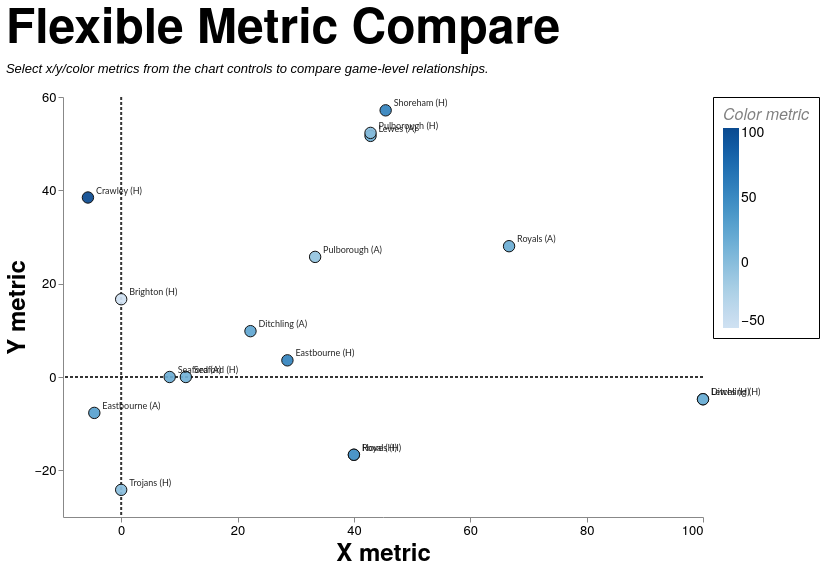

Specify this chart in Vega-Lite:
### Vega-Lite specification from a JSON file in a GitHub repository (floating-point values rounded to 4 significant figures; data arrays with more than 128 entries replaced by an {"elided": "..."} marker saying what was removed)
{"config": {"axis": {"labelFont": "PT Sans Narrow, Helvetica Neue, Helvetica, Arial, sans-serif", "titleFont": "PT Sans Narrow, Helvetica Neue, Helvetica, Arial, sans-serif", "labelFontSize": 13, "titleFontSize": 24, "gridColor": "#202947", "gridOpacity": 0.2, "zindex": 1}, "text": {"font": "Lato, sans-serif"}, "bar": {"cornerRadiusEnd": 5}, "header": {"labelFont": "PT Sans Narrow, Helvetica Neue, Helvetica, Arial, sans-serif", "titleFont": "PT Sans Narrow, Helvetica Neue, Helvetica, Arial, sans-serif", "labelFontSize": 24, "titleFontSize": 28, "labelFontWeight": "bold", "orient": "left"}, "legend": {"labelFont": "PT Sans Narrow, Helvetica Neue, Helvetica, Arial, sans-serif", "titleFont": "PT Sans Narrow, Helvetica Neue, Helvetica, Arial, sans-serif", "labelFontSize": 14, "titleFontSize": 16, "titlePadding": 5, "fillColor": "white", "strokeColor": "black", "padding": 10, "titleFontWeight": "lighter", "titleFontStyle": "italic", "titleColor": "gray", "offset": 10}, "title": {"font": "PT Sans Narrow, Helvetica Neue, Helvetica, Arial, sans-serif", "fontSize": 48, "fontWeight": "bold", "anchor": "start", "align": "center", "titlePadding": 20, "subtitlePadding": 10, "subtitleFontSize": 13, "subtitleColor": "", "subtitleFontStyle": "italic", "offset": 15, "color": "black"}, "axisX": {"labelAngle": 0}, "facet": {"title": null, "header": null, "align": {"row": "each", "column": "each"}, "spacing": 10}, "resolve": {"scale": {"y": "independent", "facet": "independent"}}, "background": "transparent", "scale": {"offsetBandPaddingOuter": 0.2, "offsetBandPaddingInner": 0.1}, "view": {"stroke": null, "background": "transparent"}}, "layer": [{"data": {"name": "data-d285a7403ed98ae579761d64a864032b"}, "mark": {"type": "rule", "color": "#111111", "opacity": 0.85, "strokeDash": [3, 2], "strokeWidth": 2.0}, "encoding": {"x": {"field": "x", "type": "quantitative"}}}, {"data": {"name": "data-a0a55d106695e8d630baff0f16eee66d"}, "mark": {"type": "rule", "color": "#111111", "opacity": 0.85, "strokeDash": [3, 2], "strokeWidth": 2.0}, "encoding": {"y": {"field": "y", "type": "quantitative"}}}, {"data": {"name": "data-bc9c5a80c9d1460b27782645796c42f1"}, "mark": {"type": "circle", "fillOpacity": 0.92, "size": 130, "stroke": "#111111", "strokeWidth": 1.0}, "encoding": {"color": {"field": "color_value", "legend": {"format": ".0f"}, "scale": {"scheme": "blues"}, "title": "Color metric", "type": "quantitative"}, "tooltip": [{"field": "fixture_label", "title": "Fixture", "type": "nominal"}, {"field": "date", "title": "Date", "type": "temporal"}, {"field": "scoreline", "title": "Score", "type": "nominal"}, {"field": "result", "title": "Result", "type": "nominal"}, {"field": "x_label", "title": "X Metric", "type": "nominal"}, {"field": "x_value", "format": ".2f", "title": "X Value", "type": "quantitative"}, {"field": "y_label", "title": "Y Metric", "type": "nominal"}, {"field": "y_value", "format": ".2f", "title": "Y Value", "type": "quantitative"}, {"field": "color_label", "title": "Color Metric", "type": "nominal"}, {"field": "color_value", "format": ".2f", "title": "Color Value", "type": "quantitative"}], "x": {"axis": {"grid": false, "tickCount": 6}, "field": "x_value", "title": "X metric", "type": "quantitative"}, "y": {"axis": {"grid": false, "tickCount": 6}, "field": "y_value", "title": "Y metric", "type": "quantitative"}}, "transform": [{"filter": "datum.squad == mcSquad && datum.season == mcSeason && (mcGameType == 'All' || (mcGameType == 'League + Cup' && (datum.game_type == 'League' || datum.game_type == 'Cup')) || (mcGameType == 'League only' && datum.game_type == 'League') || datum.game_type == mcGameType)"}, {"calculate": "datum[mcXField]", "as": "x_value"}, {"calculate": "datum[mcYField]", "as": "y_value"}, {"calculate": "datum[mcColorField]", "as": "color_value"}, {"calculate": "{'points_difference':'Points Difference','total_match_points':'Total Match Points','egrfc_lineouts_taken':'Lineouts Taken (EGRFC)','opposition_lineouts_taken':'Lineouts Taken (Opposition)','lineouts_taken_diff':'Lineouts Taken Diff','egrfc_lineouts_won':'Lineouts Won (EGRFC)','opposition_lineouts_won':'Lineouts Won (Opposition)','lineouts_won_diff':'Lineouts Won Diff','egrfc_scrums_taken':'Scrums Taken (EGRFC)','opposition_scrums_taken':'Scrums Taken (Opposition)','scrums_taken_diff':'Scrums Taken Diff','egrfc_scrums_won':'Scrums Won (EGRFC)','opposition_scrums_won':'Scrums Won (Opposition)','scrums_won_diff':'Scrums Won Diff','lineout_success_pct_egrfc':'Lineout Success % (EGRFC)','lineout_success_pct_opp':'Lineout Success % (Opposition)','lineout_success_diff_pct':'Lineout Success Diff (pp)','scrum_success_pct_egrfc':'Scrum Success % (EGRFC)','scrum_success_pct_opp':'Scrum Success % (Opposition)','scrum_success_diff_pct':'Scrum Success Diff (pp)','egrfc_entries_22m':'22m Entries (EGRFC)','opposition_entries_22m':'22m Entries (Opposition)','entries_22m_diff':'22m Entries Diff','egrfc_points_per_entry':'Points per Entry (EGRFC)','opposition_points_per_entry':'Points per Entry (Opposition)','points_per_entry_diff':'Points per Entry Diff','retained_total':'Retained Starters (Total)','retained_forwards':'Retained Starters (Forwards)','retained_backs':'Retained Starters (Backs)','avg_squad_club_apps':'Average Club Apps','avg_squad_first_xv_apps':'Average 1st XV Apps'}[mcXField]", "as": "x_label"}, {"calculate": "{'points_difference':'Points Difference','total_match_points':'Total Match Points','egrfc_lineouts_taken':'Lineouts Taken (EGRFC)','opposition_lineouts_taken':'Lineouts Taken (Opposition)','lineouts_taken_diff':'Lineouts Taken Diff','egrfc_lineouts_won':'Lineouts Won (EGRFC)','opposition_lineouts_won':'Lineouts Won (Opposition)','lineouts_won_diff':'Lineouts Won Diff','egrfc_scrums_taken':'Scrums Taken (EGRFC)','opposition_scrums_taken':'Scrums Taken (Opposition)','scrums_taken_diff':'Scrums Taken Diff','egrfc_scrums_won':'Scrums Won (EGRFC)','opposition_scrums_won':'Scrums Won (Opposition)','scrums_won_diff':'Scrums Won Diff','lineout_success_pct_egrfc':'Lineout Success % (EGRFC)','lineout_success_pct_opp':'Lineout Success % (Opposition)','lineout_success_diff_pct':'Lineout Success Diff (pp)','scrum_success_pct_egrfc':'Scrum Success % (EGRFC)','scrum_success_pct_opp':'Scrum Success % (Opposition)','scrum_success_diff_pct':'Scrum Success Diff (pp)','egrfc_entries_22m':'22m Entries (EGRFC)','opposition_entries_22m':'22m Entries (Opposition)','entries_22m_diff':'22m Entries Diff','egrfc_points_per_entry':'Points per Entry (EGRFC)','opposition_points_per_entry':'Points per Entry (Opposition)','points_per_entry_diff':'Points per Entry Diff','retained_total':'Retained Starters (Total)','retained_forwards':'Retained Starters (Forwards)','retained_backs':'Retained Starters (Backs)','avg_squad_club_apps':'Average Club Apps','avg_squad_first_xv_apps':'Average 1st XV Apps'}[mcYField]", "as": "y_label"}, {"calculate": "{'points_difference':'Points Difference','total_match_points':'Total Match Points','egrfc_lineouts_taken':'Lineouts Taken (EGRFC)','opposition_lineouts_taken':'Lineouts Taken (Opposition)','lineouts_taken_diff':'Lineouts Taken Diff','egrfc_lineouts_won':'Lineouts Won (EGRFC)','opposition_lineouts_won':'Lineouts Won (Opposition)','lineouts_won_diff':'Lineouts Won Diff','egrfc_scrums_taken':'Scrums Taken (EGRFC)','opposition_scrums_taken':'Scrums Taken (Opposition)','scrums_taken_diff':'Scrums Taken Diff','egrfc_scrums_won':'Scrums Won (EGRFC)','opposition_scrums_won':'Scrums Won (Opposition)','scrums_won_diff':'Scrums Won Diff','lineout_success_pct_egrfc':'Lineout Success % (EGRFC)','lineout_success_pct_opp':'Lineout Success % (Opposition)','lineout_success_diff_pct':'Lineout Success Diff (pp)','scrum_success_pct_egrfc':'Scrum Success % (EGRFC)','scrum_success_pct_opp':'Scrum Success % (Opposition)','scrum_success_diff_pct':'Scrum Success Diff (pp)','egrfc_entries_22m':'22m Entries (EGRFC)','opposition_entries_22m':'22m Entries (Opposition)','entries_22m_diff':'22m Entries Diff','egrfc_points_per_entry':'Points per Entry (EGRFC)','opposition_points_per_entry':'Points per Entry (Opposition)','points_per_entry_diff':'Points per Entry Diff','retained_total':'Retained Starters (Total)','retained_forwards':'Retained Starters (Forwards)','retained_backs':'Retained Starters (Backs)','avg_squad_club_apps':'Average Club Apps','avg_squad_first_xv_apps':'Average 1st XV Apps'}[mcColorField]", "as": "color_label"}, {"filter": "isValid(datum.x_value) && isValid(datum.y_value) && isValid(datum.color_value)"}]}, {"data": {"name": "data-bc9c5a80c9d1460b27782645796c42f1"}, "mark": {"type": "text", "align": "left", "baseline": "middle", "dx": 8, "dy": -7, "fontSize": 9}, "encoding": {"opacity": {"condition": {"param": "mcShowLabels", "value": 0.85}, "value": 0}, "text": {"field": "fixture_label", "type": "nominal"}, "x": {"field": "x_value", "type": "quantitative"}, "y": {"field": "y_value", "type": "quantitative"}}, "transform": [{"filter": "datum.squad == mcSquad && datum.season == mcSeason && (mcGameType == 'All' || (mcGameType == 'League + Cup' && (datum.game_type == 'League' || datum.game_type == 'Cup')) || (mcGameType == 'League only' && datum.game_type == 'League') || datum.game_type == mcGameType)"}, {"calculate": "datum[mcXField]", "as": "x_value"}, {"calculate": "datum[mcYField]", "as": "y_value"}, {"calculate": "datum[mcColorField]", "as": "color_value"}, {"calculate": "{'points_difference':'Points Difference','total_match_points':'Total Match Points','egrfc_lineouts_taken':'Lineouts Taken (EGRFC)','opposition_lineouts_taken':'Lineouts Taken (Opposition)','lineouts_taken_diff':'Lineouts Taken Diff','egrfc_lineouts_won':'Lineouts Won (EGRFC)','opposition_lineouts_won':'Lineouts Won (Opposition)','lineouts_won_diff':'Lineouts Won Diff','egrfc_scrums_taken':'Scrums Taken (EGRFC)','opposition_scrums_taken':'Scrums Taken (Opposition)','scrums_taken_diff':'Scrums Taken Diff','egrfc_scrums_won':'Scrums Won (EGRFC)','opposition_scrums_won':'Scrums Won (Opposition)','scrums_won_diff':'Scrums Won Diff','lineout_success_pct_egrfc':'Lineout Success % (EGRFC)','lineout_success_pct_opp':'Lineout Success % (Opposition)','lineout_success_diff_pct':'Lineout Success Diff (pp)','scrum_success_pct_egrfc':'Scrum Success % (EGRFC)','scrum_success_pct_opp':'Scrum Success % (Opposition)','scrum_success_diff_pct':'Scrum Success Diff (pp)','egrfc_entries_22m':'22m Entries (EGRFC)','opposition_entries_22m':'22m Entries (Opposition)','entries_22m_diff':'22m Entries Diff','egrfc_points_per_entry':'Points per Entry (EGRFC)','opposition_points_per_entry':'Points per Entry (Opposition)','points_per_entry_diff':'Points per Entry Diff','retained_total':'Retained Starters (Total)','retained_forwards':'Retained Starters (Forwards)','retained_backs':'Retained Starters (Backs)','avg_squad_club_apps':'Average Club Apps','avg_squad_first_xv_apps':'Average 1st XV Apps'}[mcXField]", "as": "x_label"}, {"calculate": "{'points_difference':'Points Difference','total_match_points':'Total Match Points','egrfc_lineouts_taken':'Lineouts Taken (EGRFC)','opposition_lineouts_taken':'Lineouts Taken (Opposition)','lineouts_taken_diff':'Lineouts Taken Diff','egrfc_lineouts_won':'Lineouts Won (EGRFC)','opposition_lineouts_won':'Lineouts Won (Opposition)','lineouts_won_diff':'Lineouts Won Diff','egrfc_scrums_taken':'Scrums Taken (EGRFC)','opposition_scrums_taken':'Scrums Taken (Opposition)','scrums_taken_diff':'Scrums Taken Diff','egrfc_scrums_won':'Scrums Won (EGRFC)','opposition_scrums_won':'Scrums Won (Opposition)','scrums_won_diff':'Scrums Won Diff','lineout_success_pct_egrfc':'Lineout Success % (EGRFC)','lineout_success_pct_opp':'Lineout Success % (Opposition)','lineout_success_diff_pct':'Lineout Success Diff (pp)','scrum_success_pct_egrfc':'Scrum Success % (EGRFC)','scrum_success_pct_opp':'Scrum Success % (Opposition)','scrum_success_diff_pct':'Scrum Success Diff (pp)','egrfc_entries_22m':'22m Entries (EGRFC)','opposition_entries_22m':'22m Entries (Opposition)','entries_22m_diff':'22m Entries Diff','egrfc_points_per_entry':'Points per Entry (EGRFC)','opposition_points_per_entry':'Points per Entry (Opposition)','points_per_entry_diff':'Points per Entry Diff','retained_total':'Retained Starters (Total)','retained_forwards':'Retained Starters (Forwards)','retained_backs':'Retained Starters (Backs)','avg_squad_club_apps':'Average Club Apps','avg_squad_first_xv_apps':'Average 1st XV Apps'}[mcYField]", "as": "y_label"}, {"calculate": "{'points_difference':'Points Difference','total_match_points':'Total Match Points','egrfc_lineouts_taken':'Lineouts Taken (EGRFC)','opposition_lineouts_taken':'Lineouts Taken (Opposition)','lineouts_taken_diff':'Lineouts Taken Diff','egrfc_lineouts_won':'Lineouts Won (EGRFC)','opposition_lineouts_won':'Lineouts Won (Opposition)','lineouts_won_diff':'Lineouts Won Diff','egrfc_scrums_taken':'Scrums Taken (EGRFC)','opposition_scrums_taken':'Scrums Taken (Opposition)','scrums_taken_diff':'Scrums Taken Diff','egrfc_scrums_won':'Scrums Won (EGRFC)','opposition_scrums_won':'Scrums Won (Opposition)','scrums_won_diff':'Scrums Won Diff','lineout_success_pct_egrfc':'Lineout Success % (EGRFC)','lineout_success_pct_opp':'Lineout Success % (Opposition)','lineout_success_diff_pct':'Lineout Success Diff (pp)','scrum_success_pct_egrfc':'Scrum Success % (EGRFC)','scrum_success_pct_opp':'Scrum Success % (Opposition)','scrum_success_diff_pct':'Scrum Success Diff (pp)','egrfc_entries_22m':'22m Entries (EGRFC)','opposition_entries_22m':'22m Entries (Opposition)','entries_22m_diff':'22m Entries Diff','egrfc_points_per_entry':'Points per Entry (EGRFC)','opposition_points_per_entry':'Points per Entry (Opposition)','points_per_entry_diff':'Points per Entry Diff','retained_total':'Retained Starters (Total)','retained_forwards':'Retained Starters (Forwards)','retained_backs':'Retained Starters (Backs)','avg_squad_club_apps':'Average Club Apps','avg_squad_first_xv_apps':'Average 1st XV Apps'}[mcColorField]", "as": "color_label"}, {"filter": "isValid(datum.x_value) && isValid(datum.y_value) && isValid(datum.color_value)"}]}], "height": 420, "params": [{"name": "mcSquad", "value": "1st"}, {"name": "mcSeason", "value": "2025/26"}, {"name": "mcGameType", "value": "League + Cup"}, {"name": "mcXField", "value": "scrum_success_diff_pct"}, {"name": "mcYField", "value": "lineout_success_diff_pct"}, {"name": "mcColorField", "value": "points_difference"}, {"name": "mcShowLabels", "value": true}], "resolve": {"scale": {"color": "independent"}}, "title": {"text": "Flexible Metric Compare", "subtitle": ["Select x/y/color metrics from the chart controls to compare game-level relationships."]}, "width": 640, "$schema": "https://vega.github.io/schema/vega-lite/v5.20.1.json", "datasets": {"data-d285a7403ed98ae579761d64a864032b": [{"x": 0}], "data-a0a55d106695e8d630baff0f16eee66d": [{"y": 0}], "data-bc9c5a80c9d1460b27782645796c42f1": {"elided": "726 records"}}}
